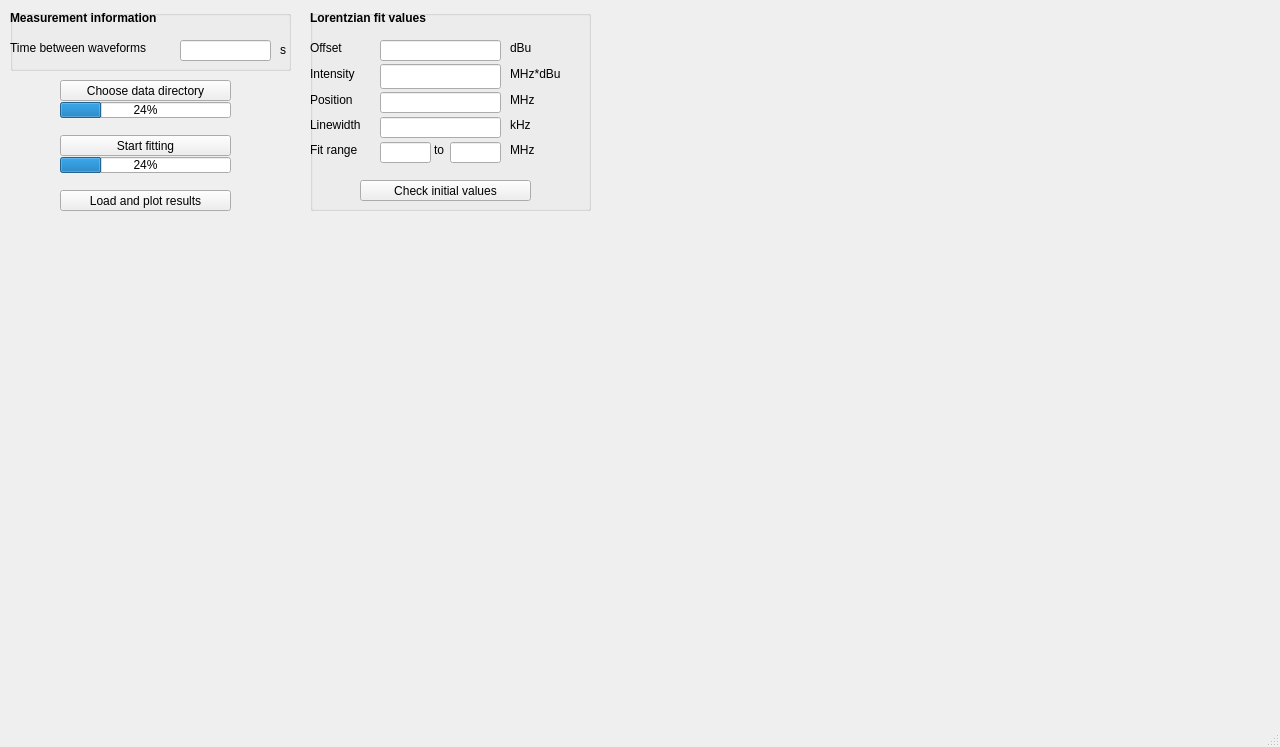
<?xml version="1.0" encoding="UTF-8"?>
<ui version="4.0">
 <class>MainWindow</class>
 <widget class="QMainWindow" name="MainWindow">
  <property name="geometry">
   <rect>
    <x>0</x>
    <y>0</y>
    <width>1280</width>
    <height>747</height>
   </rect>
  </property>
  <property name="windowTitle">
   <string>MainWindow</string>
  </property>
  <widget class="QWidget" name="centralwidget">
   <widget class="QGroupBox" name="box_initvals">
    <property name="geometry">
     <rect>
      <x>310</x>
      <y>10</y>
      <width>281</width>
      <height>201</height>
     </rect>
    </property>
    <property name="title">
     <string/>
    </property>
    <widget class="QLabel" name="l_initvals">
     <property name="geometry">
      <rect>
       <x>0</x>
       <y>0</y>
       <width>211</width>
       <height>16</height>
      </rect>
     </property>
     <property name="font">
      <font>
       <weight>75</weight>
       <bold>true</bold>
      </font>
     </property>
     <property name="text">
      <string>Lorentzian fit values</string>
     </property>
    </widget>
    <widget class="QPushButton" name="b_check_initvals">
     <property name="geometry">
      <rect>
       <x>50</x>
       <y>170</y>
       <width>171</width>
       <height>21</height>
      </rect>
     </property>
     <property name="text">
      <string>Check initial values</string>
     </property>
    </widget>
    <widget class="QLabel" name="l_int_2">
     <property name="geometry">
      <rect>
       <x>0</x>
       <y>30</y>
       <width>60</width>
       <height>16</height>
      </rect>
     </property>
     <property name="text">
      <string>Offset</string>
     </property>
    </widget>
    <widget class="QLabel" name="l_unit3_2">
     <property name="geometry">
      <rect>
       <x>200</x>
       <y>30</y>
       <width>60</width>
       <height>16</height>
      </rect>
     </property>
     <property name="text">
      <string>dBu</string>
     </property>
    </widget>
    <widget class="QLineEdit" name="in_init_off">
     <property name="geometry">
      <rect>
       <x>70</x>
       <y>30</y>
       <width>121</width>
       <height>21</height>
      </rect>
     </property>
    </widget>
    <widget class="QLabel" name="l_int">
     <property name="geometry">
      <rect>
       <x>0</x>
       <y>54</y>
       <width>60</width>
       <height>20</height>
      </rect>
     </property>
     <property name="text">
      <string>Intensity</string>
     </property>
    </widget>
    <widget class="QLabel" name="l_unit3">
     <property name="geometry">
      <rect>
       <x>200</x>
       <y>54</y>
       <width>60</width>
       <height>20</height>
      </rect>
     </property>
     <property name="text">
      <string>MHz*dBu</string>
     </property>
    </widget>
    <widget class="QLineEdit" name="in_init_int">
     <property name="geometry">
      <rect>
       <x>70</x>
       <y>54</y>
       <width>121</width>
       <height>25</height>
      </rect>
     </property>
    </widget>
    <widget class="QLabel" name="l_unit2">
     <property name="geometry">
      <rect>
       <x>200</x>
       <y>107</y>
       <width>60</width>
       <height>16</height>
      </rect>
     </property>
     <property name="text">
      <string>kHz</string>
     </property>
    </widget>
    <widget class="QLabel" name="l_unit1">
     <property name="geometry">
      <rect>
       <x>200</x>
       <y>82</y>
       <width>60</width>
       <height>16</height>
      </rect>
     </property>
     <property name="text">
      <string>MHz</string>
     </property>
    </widget>
    <widget class="QLabel" name="l_lw">
     <property name="geometry">
      <rect>
       <x>0</x>
       <y>107</y>
       <width>60</width>
       <height>16</height>
      </rect>
     </property>
     <property name="text">
      <string>Linewidth</string>
     </property>
    </widget>
    <widget class="QLineEdit" name="in_init_lw">
     <property name="geometry">
      <rect>
       <x>70</x>
       <y>107</y>
       <width>121</width>
       <height>21</height>
      </rect>
     </property>
    </widget>
    <widget class="QLabel" name="l_pos">
     <property name="geometry">
      <rect>
       <x>0</x>
       <y>82</y>
       <width>60</width>
       <height>16</height>
      </rect>
     </property>
     <property name="text">
      <string>Position</string>
     </property>
    </widget>
    <widget class="QLineEdit" name="in_init_pos">
     <property name="geometry">
      <rect>
       <x>70</x>
       <y>82</y>
       <width>121</width>
       <height>21</height>
      </rect>
     </property>
    </widget>
    <widget class="QLineEdit" name="in_fitrange_l">
     <property name="geometry">
      <rect>
       <x>70</x>
       <y>132</y>
       <width>51</width>
       <height>21</height>
      </rect>
     </property>
    </widget>
    <widget class="QLabel" name="l_unit5">
     <property name="geometry">
      <rect>
       <x>200</x>
       <y>132</y>
       <width>60</width>
       <height>16</height>
      </rect>
     </property>
     <property name="text">
      <string>MHz</string>
     </property>
    </widget>
    <widget class="QLabel" name="l_fitrange">
     <property name="geometry">
      <rect>
       <x>0</x>
       <y>132</y>
       <width>60</width>
       <height>16</height>
      </rect>
     </property>
     <property name="text">
      <string>Fit range</string>
     </property>
    </widget>
    <widget class="QLineEdit" name="in_fitrange_u">
     <property name="geometry">
      <rect>
       <x>140</x>
       <y>132</y>
       <width>51</width>
       <height>21</height>
      </rect>
     </property>
    </widget>
    <widget class="QLabel" name="l_unit2_3">
     <property name="geometry">
      <rect>
       <x>124</x>
       <y>132</y>
       <width>20</width>
       <height>16</height>
      </rect>
     </property>
     <property name="text">
      <string>to</string>
     </property>
    </widget>
   </widget>
   <widget class="QGroupBox" name="box_scaninfo">
    <property name="geometry">
     <rect>
      <x>10</x>
      <y>10</y>
      <width>281</width>
      <height>61</height>
     </rect>
    </property>
    <property name="title">
     <string/>
    </property>
    <widget class="QLabel" name="l_measinfo">
     <property name="geometry">
      <rect>
       <x>0</x>
       <y>0</y>
       <width>211</width>
       <height>16</height>
      </rect>
     </property>
     <property name="font">
      <font>
       <weight>75</weight>
       <bold>true</bold>
      </font>
     </property>
     <property name="text">
      <string>Measurement information</string>
     </property>
    </widget>
    <widget class="QLabel" name="l_dt">
     <property name="geometry">
      <rect>
       <x>0</x>
       <y>30</y>
       <width>161</width>
       <height>16</height>
      </rect>
     </property>
     <property name="text">
      <string>Time between waveforms</string>
     </property>
    </widget>
    <widget class="QLineEdit" name="in_dt">
     <property name="geometry">
      <rect>
       <x>170</x>
       <y>30</y>
       <width>91</width>
       <height>21</height>
      </rect>
     </property>
    </widget>
    <widget class="QLabel" name="l_unit4">
     <property name="geometry">
      <rect>
       <x>270</x>
       <y>30</y>
       <width>16</width>
       <height>20</height>
      </rect>
     </property>
     <property name="text">
      <string>s</string>
     </property>
    </widget>
   </widget>
   <widget class="QPushButton" name="b_start_fitting">
    <property name="geometry">
     <rect>
      <x>60</x>
      <y>135</y>
      <width>171</width>
      <height>21</height>
     </rect>
    </property>
    <property name="text">
     <string>Start fitting</string>
    </property>
   </widget>
   <widget class="QProgressBar" name="pB_fitting">
    <property name="geometry">
     <rect>
      <x>60</x>
      <y>157</y>
      <width>171</width>
      <height>16</height>
     </rect>
    </property>
    <property name="value">
     <number>24</number>
    </property>
   </widget>
   <widget class="PlotWidget" name="frame_spectrum" native="true">
    <property name="geometry">
     <rect>
      <x>610</x>
      <y>10</y>
      <width>661</width>
      <height>201</height>
     </rect>
    </property>
   </widget>
   <widget class="QProgressBar" name="pB_import">
    <property name="geometry">
     <rect>
      <x>60</x>
      <y>102</y>
      <width>171</width>
      <height>16</height>
     </rect>
    </property>
    <property name="value">
     <number>24</number>
    </property>
   </widget>
   <widget class="QPushButton" name="b_plot_results">
    <property name="geometry">
     <rect>
      <x>60</x>
      <y>190</y>
      <width>171</width>
      <height>21</height>
     </rect>
    </property>
    <property name="text">
     <string>Load and plot results</string>
    </property>
   </widget>
   <widget class="PlotWidget" name="frame_frequency" native="true">
    <property name="geometry">
     <rect>
      <x>10</x>
      <y>230</y>
      <width>621</width>
      <height>231</height>
     </rect>
    </property>
   </widget>
   <widget class="QPushButton" name="b_choose_directory">
    <property name="geometry">
     <rect>
      <x>60</x>
      <y>80</y>
      <width>171</width>
      <height>21</height>
     </rect>
    </property>
    <property name="text">
     <string>Choose data directory</string>
    </property>
   </widget>
   <widget class="PlotWidget" name="frame_linewidth" native="true">
    <property name="geometry">
     <rect>
      <x>10</x>
      <y>470</y>
      <width>621</width>
      <height>231</height>
     </rect>
    </property>
   </widget>
   <widget class="PlotWidget" name="frame_powerspectrum" native="true">
    <property name="geometry">
     <rect>
      <x>650</x>
      <y>230</y>
      <width>621</width>
      <height>231</height>
     </rect>
    </property>
   </widget>
   <widget class="PlotWidget" name="frame_allandev" native="true">
    <property name="geometry">
     <rect>
      <x>650</x>
      <y>470</y>
      <width>621</width>
      <height>231</height>
     </rect>
    </property>
   </widget>
  </widget>
  <widget class="QMenuBar" name="menubar">
   <property name="geometry">
    <rect>
     <x>0</x>
     <y>0</y>
     <width>1280</width>
     <height>22</height>
    </rect>
   </property>
  </widget>
  <widget class="QStatusBar" name="statusbar"/>
 </widget>
 <customwidgets>
  <customwidget>
   <class>PlotWidget</class>
   <extends>QWidget</extends>
   <header location="global">pyqtgraph</header>
   <container>1</container>
  </customwidget>
 </customwidgets>
 <resources/>
 <connections/>
</ui>
